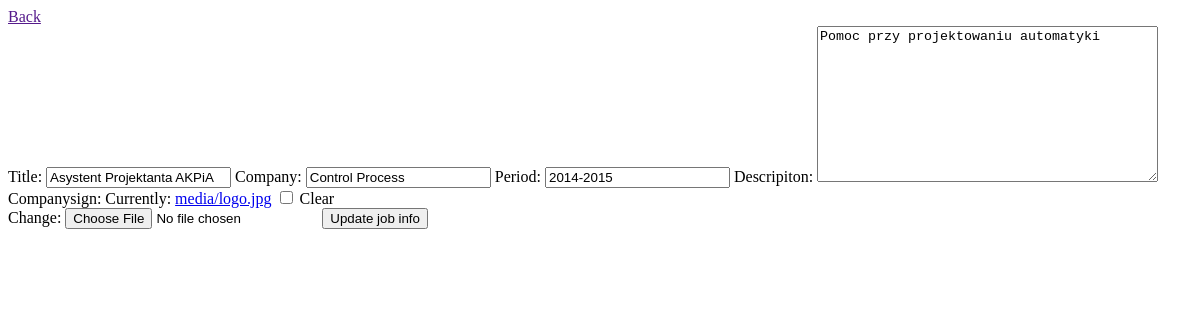
The app's page /edit/2 (signed in), older data.
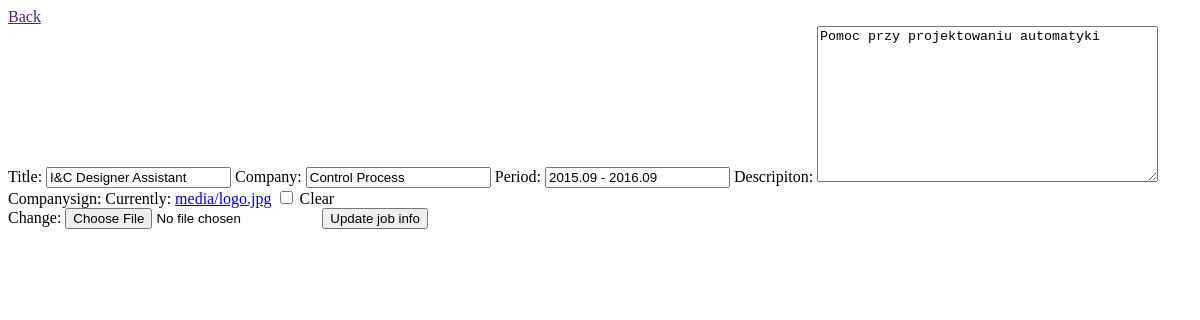
The same page, newer data.
### Jobs/models.py (models this page shows, shortened)
class MyJob(models.Model):
    title = models.CharField(max_length=64)
    company = models.CharField(max_length=64)
    period = models.CharField(max_length=64)
    descripiton= models.TextField(default="")
    companysign=models.ImageField(upload_to=settings.MEDIA_ROOT,null=True,blank=True)

### Jobs/views.py (the view)
# urls.py: path('edit/<int:id>', edit_job_response,name="edit_job"),
@login_required
def edit_job_response(request,id):
    job=get_object_or_404(MyJob,pk=id)
    form = MyJobForm(request.POST or None, request.FILES or None,instance=job)
    if form.is_valid():
        form.save()
        return redirect(jobs_response)
    return render(request,"EditJob.html", {'form':form})

### Jobs/forms.py
class MyJobForm(ModelForm):
    class Meta:
        model=MyJob
        fields=['title', 'company', 'period', 'descripiton', 'companysign']

### templates/EditJob.html (shortened to what this page needs)
{% load static %}
{% load bootstrap %}
<!DOCTYPE html>
<html lang="en">
<head>
    <link rel="stylesheet" type="text/css" href=" {% static 'mycss.css' %} ">
    <a href="{{request.META.HTTP_REFERER}}">Back    </a>
</head>
<body>
    <form method="post" enctype="multipart/form-data">
        {{ form|bootstrap }}
        <button type="submit">Update job info</button>
    </form>
</body>
</html>

Row changes from the older to the newer data that the page shows:
changed MyJob "Control Process": title "Asystent Projektanta AKPiA" → "I&C Designer Assistant"; period "2014-2015" → "2015.09 - 2016.09"
